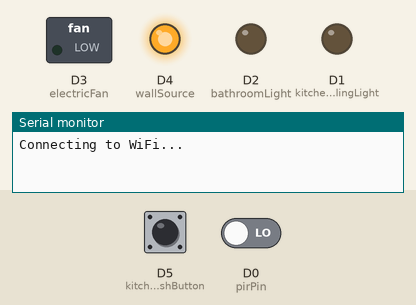
Simulated run of this sketch. Board: ESP8266 (NodeMCU). On the bench: switched loads named in the sketch (green lamp = pin HIGH), output pins drawn as LEDs (lit = HIGH), the last lines printed to the serial monitor. Inputs (shaded band) come from the test bench; at power-on: D5 (kitchenCeilingLightPushButton) HIGH, D0 (pirPin) LOW. WiFi joins after 1.5 s; servers stay silent unless stated; uploads are accepted with an empty reply.

Above: at 1.1 s.
At 3.2 s:
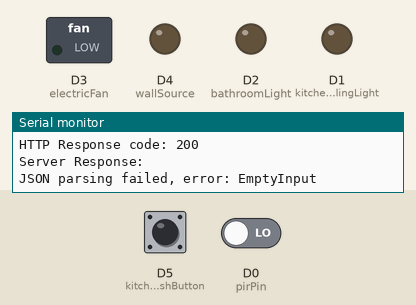
3.3 s: D5 (kitchenCeilingLightPushButton) pulled LOW for 3 s
At 7.6 s:
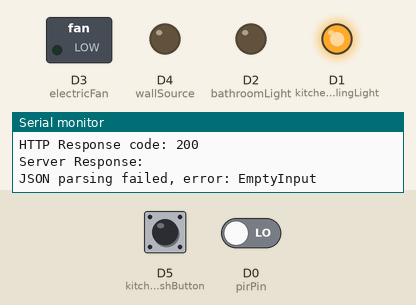
7.9 s: D0 (pirPin) driven HIGH
Timing chart, 0 to 10.9 s (numbered marks = the images above; inputs shaded):
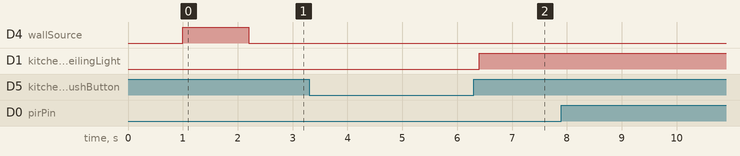

Measured:
- after the input at 3.3 s, D1 (kitchenCeilingLight): LOW → HIGH after 3.1 s

The sketch:

KitchenRoom.ino
```cpp
/*
    THIS IS THE Kitchen and & Dining Area
    ALL CONTENT OF THIS CODE IS ONLY WORKING FOR Kitchen and & Dining Area
*/

#include <ESP8266WiFi.h>
#include <WifiClientSecureBearSSL.h>
#include <ESP8266HTTPClient.h>
#include <Adafruit_Sensor.h>
#include <ArduinoJson.h>


//Hotspot connect
const char *ssid = "thus";
const char *password = "123456789";

//define pin for PIR Sensor
const int pirPin = D0;
bool motionDetected = false;

// define variables for all lights and appliciances
int kitchenCeilingLight = D1;
int bathroomLight = D2;
int electricFan = D3;
int wallSource = D4;

// define push button for the appliances and lights
int kitchenCeilingLightPushButton = D5;
int bathroomLightPushButton = D6;
int electrifanPushButton = D7;
int wallSrcPushButton = D8;

// states of the appliance and lights

bool kitchenCeilingLightState = false;
bool bathroomLightState = false;
bool electricfanState = false;
bool wallsrcState = false;

void setup() {

  pinMode(kitchenCeilingLight, OUTPUT);
  pinMode(bathroomLight, OUTPUT);
  pinMode(electricFan, OUTPUT);
  pinMode(wallSource, OUTPUT);
  pinMode(pirPin, INPUT);
  pinMode(kitchenCeilingLightPushButton, INPUT_PULLUP);
  pinMode(bathroomLightPushButton, INPUT_PULLUP);
  pinMode(electrifanPushButton, INPUT_PULLUP);
  pinMode(wallSrcPushButton, INPUT_PULLUP);

  Serial.begin(115200);

  // Connect to Wi-Fi
  WiFi.begin(ssid, password);
  while (WiFi.status() != WL_CONNECTED) {
    delay(1000);
    Serial.println("Connecting to WiFi...");
    digitalWrite(LED_BUILTIN, HIGH);
    delay(1000);
    digitalWrite(LED_BUILTIN, LOW);
  }
  Serial.println("Connected to WiFi");
  digitalWrite(LED_BUILTIN, HIGH);
}

void loop() {
  int motionStatus = digitalRead(pirPin);

  if (motionStatus == HIGH) {
    Serial.println("Motion detected!");
    motionDetected = true;
  } else {
    Serial.println("No motion detected.");
    motionDetected = false;
  }
  // Read the state of the push button
  if (digitalRead(kitchenCeilingLightPushButton) == LOW) {
    // Button is pressed
    kitchenCeilingLightState = !kitchenCeilingLightState;  // Toggle the LED state
    delay(500);  // Debounce delay
  }


  DynamicJsonDocument doc(1024);

  doc["key"] = "J71YztO4uSYJVfES11N6k8OoDYOawJkcj4dkZ6DjnxCMzHCoriazMeHbgg1cVGMK";
  doc["room_name"] = "Kitchen & Dining Area";

  JsonObject sensor_data = doc.createNestedObject("sensor_data");
  sensor_data["temperature"] = 0;
  sensor_data["humidity"] = 0;
  sensor_data["motion_sensor"] = motionDetected;

  JsonObject devices = doc.createNestedObject("devices");

  JsonArray devices_lights = devices.createNestedArray("lights");

  JsonObject devices_lights_0 = devices_lights.createNestedObject();
  devices_lights_0["name"] = "Kitchen Celing Light";
  devices_lights_0["is_active"] = kitchenCeilingLightState;

  JsonObject devices_lights_1 = devices_lights.createNestedObject();
  devices_lights_1["name"] = "Bathroom Light";
  devices_lights_1["is_active"] = bathroomLightState;

  JsonObject devices_lights_2 = devices_lights.createNestedObject();
  devices_lights_2["name"] = "Electric Fan";
  devices_lights_2["is_active"] = electricfanState;

  JsonArray devices_plugs = devices.createNestedArray("plugs");

  JsonObject devices_plugs_0 = devices_plugs.createNestedObject();
  devices_plugs_0["name"] = "Wall Source";
  devices_plugs_0["is_active"] = wallsrcState;


  String jsonString;
  serializeJson(doc, jsonString);

  WiFiClient client;  // Create a WiFiClient instance
  HTTPClient http;

  // Use the WiFiClient instance as an argument for http.begin
  http.begin(client,  "http://node.homesphere.tech/api/post-data");

  http.addHeader("Content-Type", "application/json");

  int httpResponseCode = http.POST(jsonString);
  if (httpResponseCode > 0) {
    Serial.print("HTTP Response code: ");
    Serial.println(httpResponseCode);

    String response = http.getString();
    Serial.print("Server Response: ");
    Serial.println(response);

    // Parse the lights array
    DynamicJsonDocument lightsDoc(1024);
    DeserializationError jsonError = deserializeJson(lightsDoc, response);

    if (jsonError) {
      Serial.print("JSON parsing failed, error: ");
      Serial.println(jsonError.c_str());
    } else {
      //Extract data for the ceiling light
      const char *ceilingLightName = lightsDoc["lights"][0]["name"];
      bool ceilingLightStatus = lightsDoc["lights"][0]["is_active"];
      kitchenCeilingLightState = ceilingLightStatus;

      const char *bathroomLightName = lightsDoc["lights"][1]["name"];
      bool bathroomLightStatus = lightsDoc["lights"][1]["is_active"];
      bathroomLightState = bathroomLightStatus;

      const char *electrifanName = lightsDoc["lights"][2]["name"];
      bool electrifanStatus = lightsDoc["lights"][2]["is_active"];
      electricfanState = electrifanStatus;

      const char *wallsrcName = lightsDoc["plugs"][0]["name"];
      bool wallsrcStatus = lightsDoc["plugs"][0]["is_active"];
      wallsrcState = wallsrcStatus;

      //digitalWrite(ledLight, ledState ? HIGH : LOW);  // Control the output pin based on ceiling light status

      Serial.println(motionDetected);

    }

  } else {
    Serial.print("HTTP POST request failed, error: ");
    Serial.println(httpResponseCode);
  }
  digitalWrite(kitchenCeilingLight, kitchenCeilingLightState ? HIGH : LOW);
  digitalWrite(bathroomLight, bathroomLightState ? HIGH : LOW);
  digitalWrite(electricFan, electricfanState ? HIGH : LOW);
  digitalWrite(wallSource, wallsrcState ? HIGH : LOW);
  //digitalWrite(ledLight, PUSH_BUTTON ? HIGH : LOW);

  http.end();

  delay(3500);  // Adjust the delay based on your requirements
}
```
